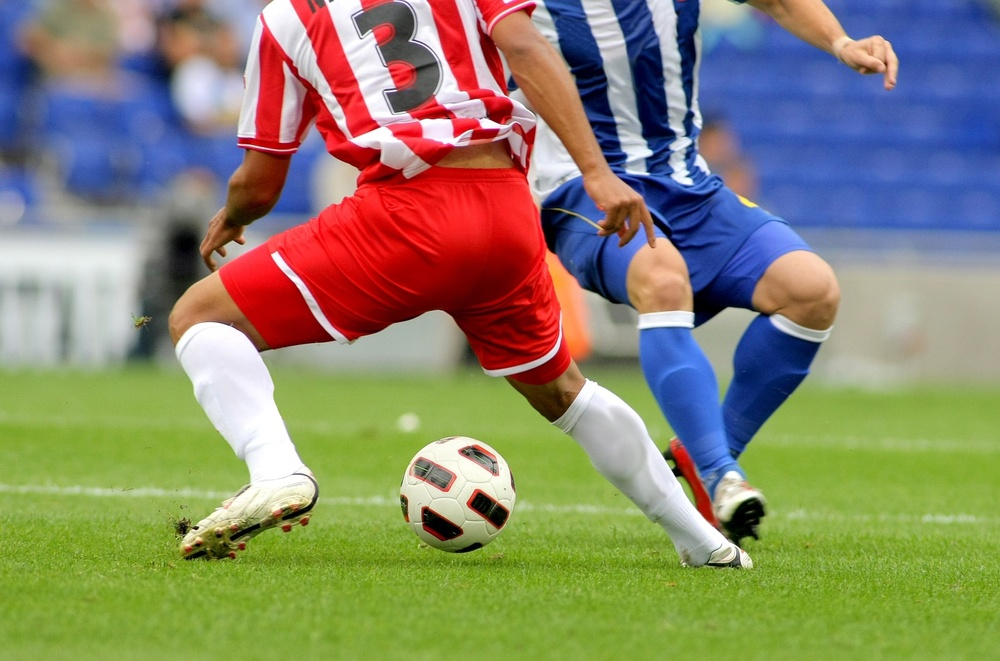
#> input picture soccer.jpg, 1000 x 661 px, shrunk from 1434 x 948 before the run, found by its file name
$ python 1_Sobel_Edge.py
#> lines starting #> are read from the running program, lines starting #| are printed output that depends on the picture
import cv2 as cv
from matplotlib import pyplot as plt
import numpy as np

img = cv.imread('soccer.jpg')
#> img is the input picture: shape (661, 1000, 3); mean B, G, R 107.3, 133.3, 136.8
gray = cv.cvtColor(img, cv.COLOR_BGR2GRAY)      # 이미지를 그레이스케일로 변환
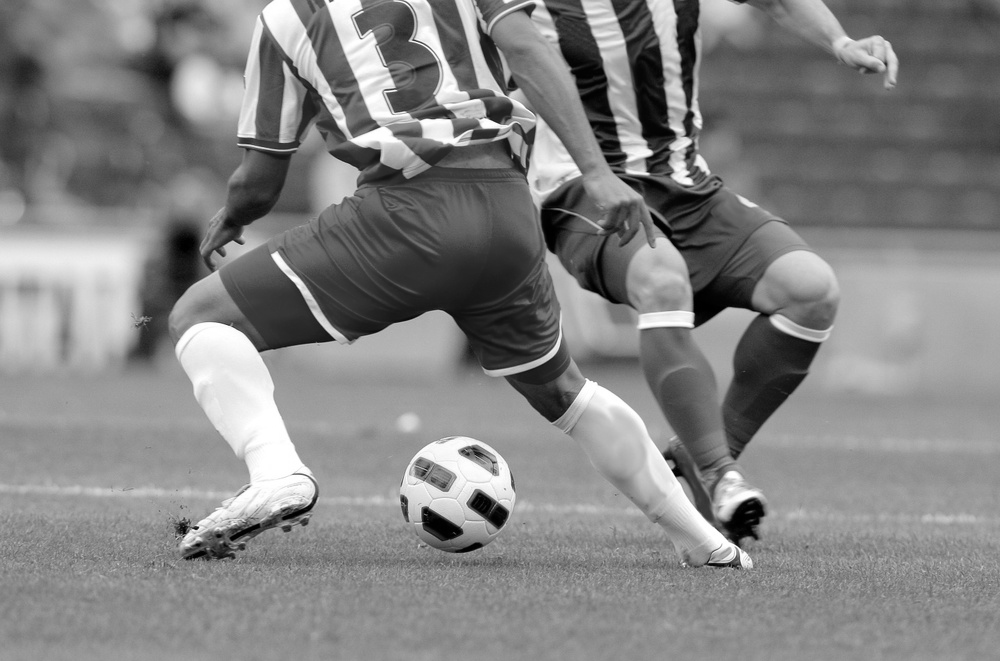
#> gray: shape (661, 1000); min 0, max 255, mean 131.4

grad_x = cv.Sobel(gray, cv.CV_64F, 1, 0, ksize=3)   # 소벨 연산자 적용
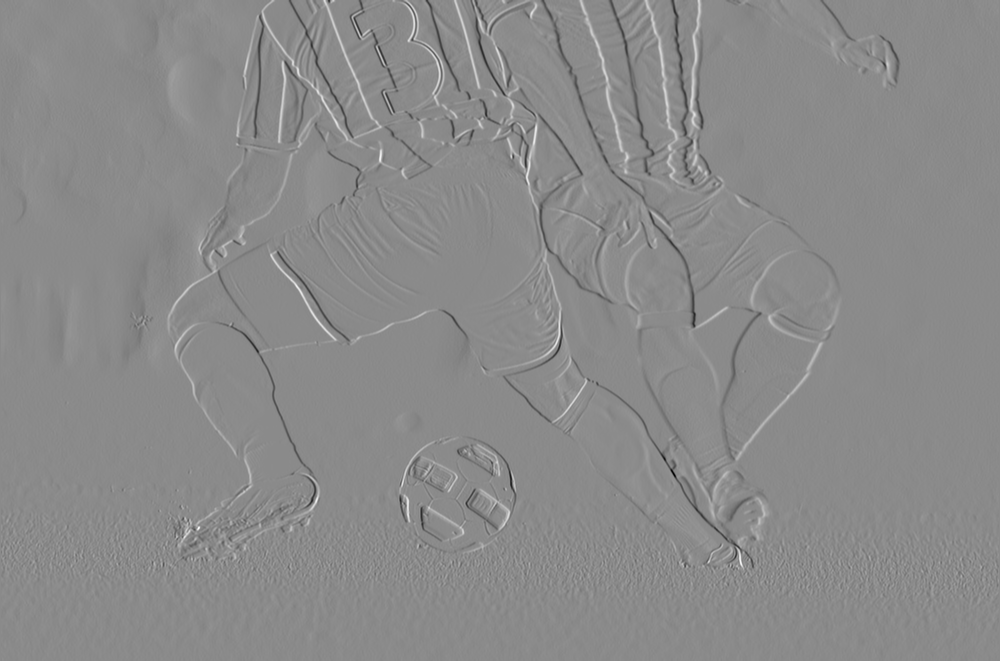
#> grad_x: shape (661, 1000) float64; min -884, max 741, mean -0.1; drawn with min black and max white
grad_y = cv.Sobel(gray, cv.CV_64F, 0, 1, ksize=3)
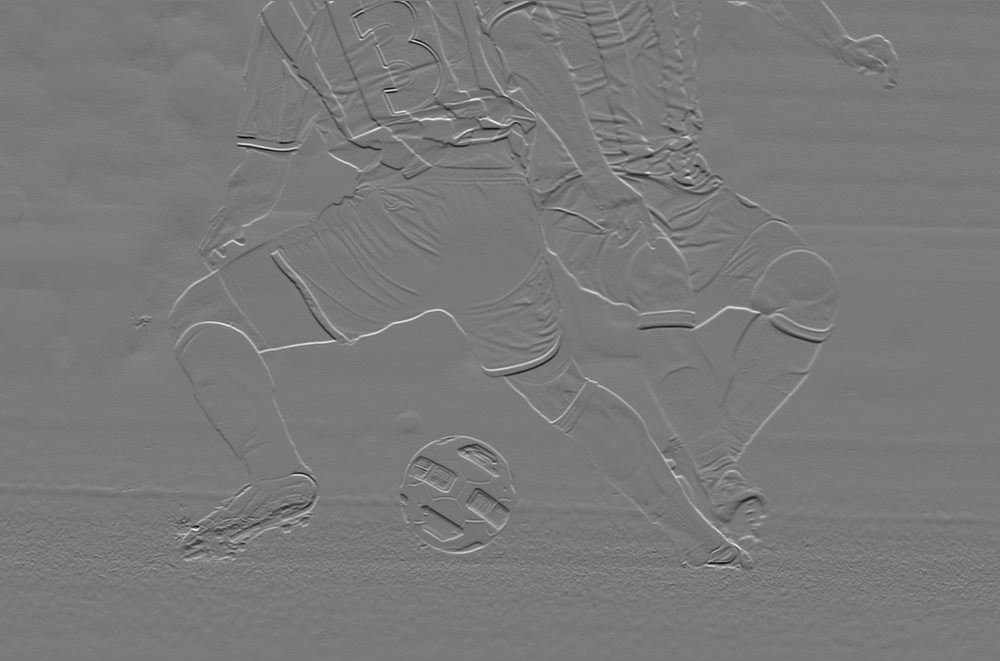
#> grad_y: shape (661, 1000) float64; min -819, max 891, mean 0.1; drawn with min black and max white

mag = cv.magnitude(grad_x, grad_y)
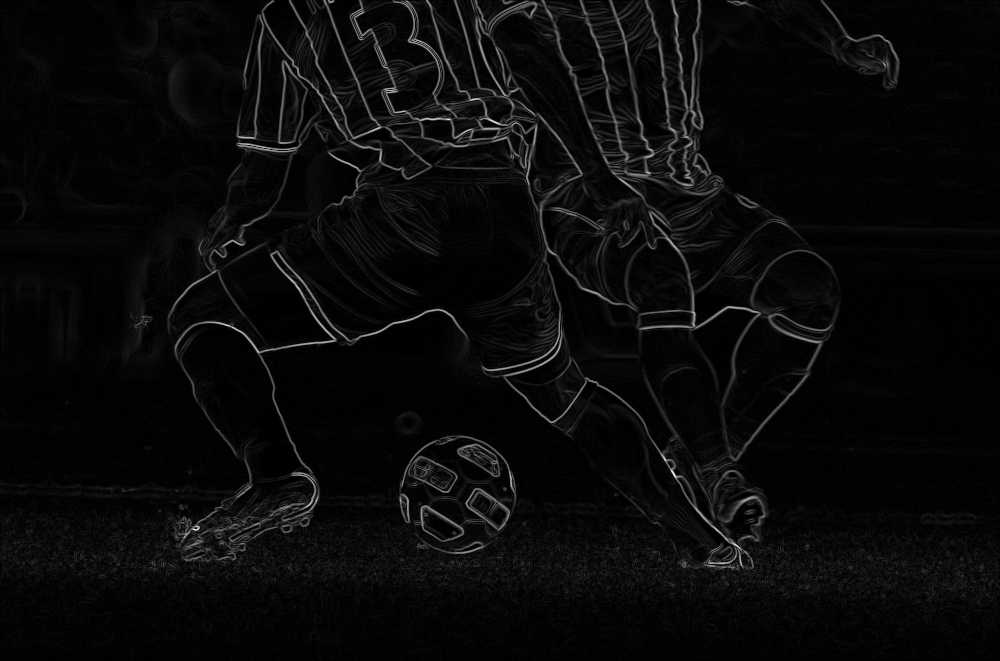
#> mag: shape (661, 1000) float64; min 0, max 1004.4, mean 39.7; drawn with min black and max white

mag_img = cv.convertScaleAbs(mag)
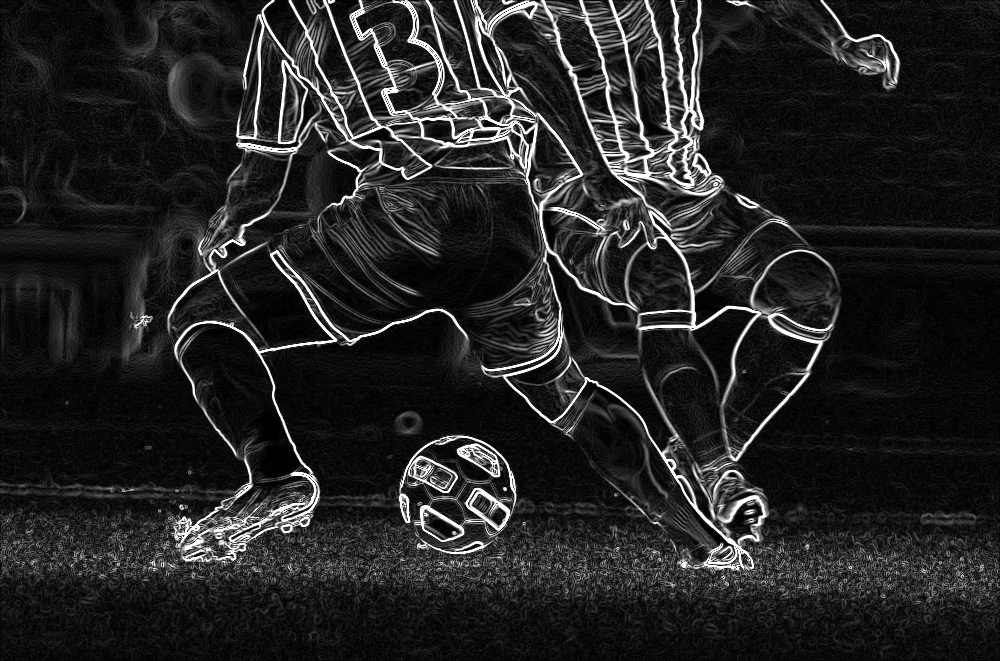
#> mag_img: shape (661, 1000); min 0, max 255, mean 36.1

plt.figure(figsize=(10, 5))

plt.subplot(1, 2, 1)
plt.imshow(cv.cvtColor(img, cv.COLOR_BGR2RGB))
plt.title('Original')
plt.axis('off')

plt.subplot(1, 2, 2)
plt.imshow(mag_img, cmap='gray')
plt.title('Edge Magnitude')
plt.axis('off')

plt.show()
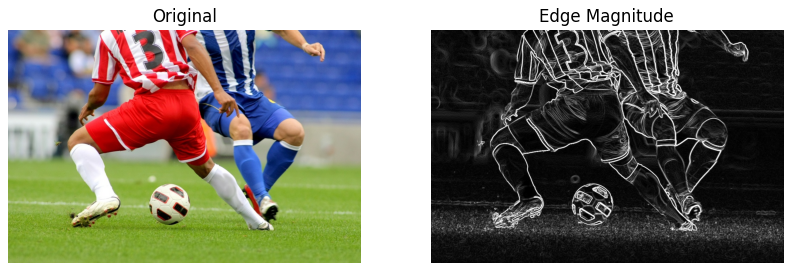
#> figure drawn by matplotlib, 2 panels
